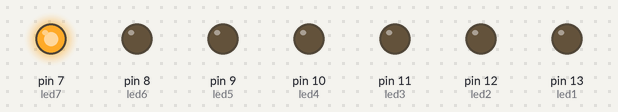
The sketch below on a simulated Arduino Uno, built with avr-gcc and run on an emulated ATmega328P. On the bench: output pins drawn as LEDs (lit = HIGH).

Above: at 0.1 s.
At 7.1 s:
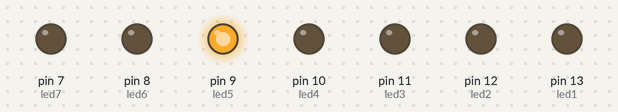
At 12.1 s:
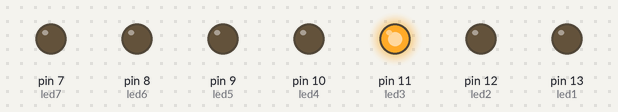
At 15.1 s:
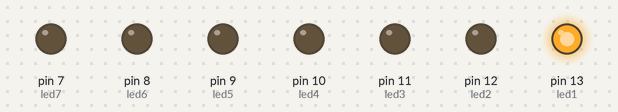
At 16.1 s:
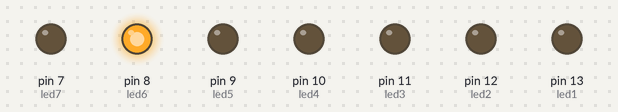
At 22.1 s:
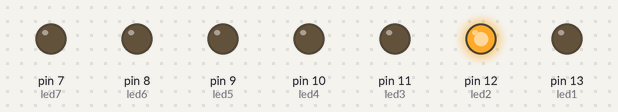
Timing chart, 0 to 23.6 s (numbered marks = the images above):
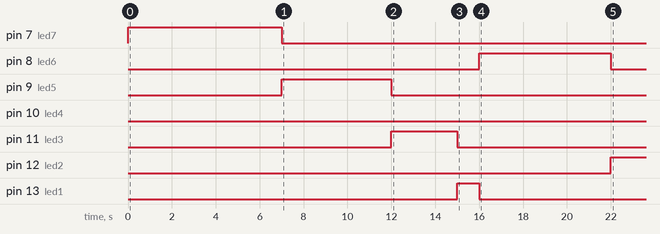

Measured:
- by itself, pin 7 (led7): LOW → HIGH at 0.00 s, → LOW 7.0 s later
- by itself, pin 8 (led6): LOW → HIGH at 16.0 s, → LOW 6.0 s later
- by itself, pin 9 (led5): LOW → HIGH at 7.0 s, → LOW 5.0 s later
- by itself, pin 11 (led3): LOW → HIGH at 12.0 s, → LOW 3.0 s later
- by itself, pin 12 (led2): LOW → HIGH at 22.0 s
- by itself, pin 13 (led1): LOW → HIGH at 15.0 s, → LOW 1.0 s later

The sketch:

shortest_job_first1.ino
```cpp
/*
 Jaquelyn Casol Tangcawan
 BSCpE 4-A
 CPE 411 Embedded Stystems
 Activity 6-Shortest Job First
 */

int led1 = 13;
int led2 = 12;
int led3 = 11;
int led4 = 10;
int led5 = 9;
int led6 = 8;
int led7 = 7;

void setup()
{

  pinMode(led1, OUTPUT);
  pinMode(led2, OUTPUT);
  pinMode(led3, OUTPUT);
  pinMode(led4, OUTPUT);
  pinMode(led5, OUTPUT);
  pinMode(led6, OUTPUT);
  pinMode(led7, OUTPUT);

}
void loop()

{

  digitalWrite(led7, HIGH);
  delay(7000); // Delay time for 7 second(s)
  digitalWrite(led7, LOW);
  digitalWrite(led5, HIGH);
  delay(5000); // Delay time for 5 second(s)
  digitalWrite(led5, LOW);
  digitalWrite(led3, HIGH);
  delay(3000); // Delay time for 3 second(s)
  digitalWrite(led3, LOW);
  digitalWrite(led1, HIGH);
  delay(1000); // Delay time for 1 second(s)
  digitalWrite(led1, LOW);
  digitalWrite(led6, HIGH);
  delay(6000); // Delay time for 6 second(s)
  digitalWrite(led6, LOW);
  digitalWrite(led2, HIGH);
  delay(20000); // Delay time for 2 second(s)
  digitalWrite(led2, LOW);
  digitalWrite(led4, HIGH);
  delay(40000); // Delay time for 4 second(s)
  digitalWrite(led4, LOW);

}
```
